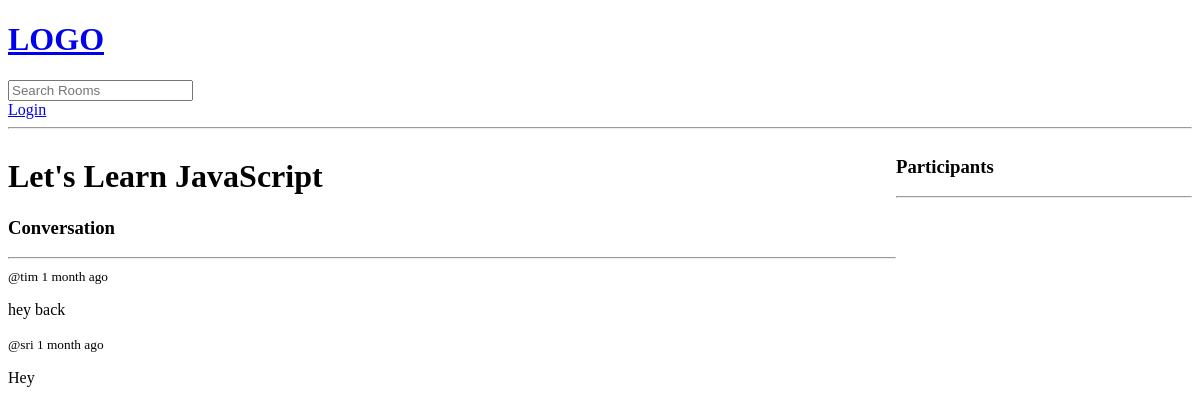
The page /room/2/ on the database as committed earlier.
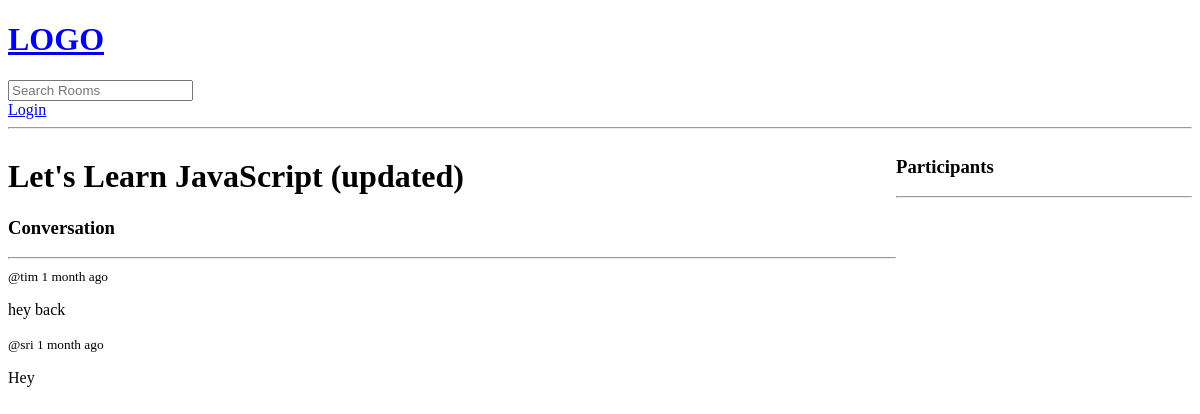
The same page on the database as committed later.
### base/models.py (models this page shows, shortened)
class Room(models.Model):
    host = models.ForeignKey(User, on_delete=models.SET_NULL, null=True)
    topic = models.ForeignKey(Topic, on_delete=models.SET_NULL, null=True)
    name = models.CharField(max_length=200)
    description = models.TextField(null=True, blank=True)
    participants = models.ManyToManyField(User, related_name='participants', blank=True)
    updated = models.DateTimeField(auto_now=True)
    created = models.DateTimeField(auto_now_add=True)
    class Meta:
        ordering = ['-updated', '-created']

### base/views.py (the view, shortened to what this page needs)
# urls.py: path('room/<str:pk>/', views.room, name="room"),
def room(request, pk):
    room = Room.objects.get(id=pk)
    room_messages = room.message_set.all().order_by('-created')
    participants = room.participants.all()
    context = {'room':room, 'room_messages' : room_messages, 'participants' : participants}
    return render(request, 'base/room.html', context)

### base/templates/base/room.html (shortened to what this page needs)
{% extends 'main.html' %}
{% block content %}
<div class="room-container">
    <div>
        <h1>{{room.name}}</h1>
        <div class="comment-wrapper">
            <h3>Conversation</h3>
            <hr>
            {% for message in room_messages %}
                <div>
                    <small>@{{message.user}}    {{message.created|timesince}} ago</small>
                    <p>{{message.body}}</p>
                </div>
            {% endfor %}
        </div>
    </div>
    <div>
        <h3>Participants</h3>
        <hr>
    </div>
</div>
{% endblock content %}

Rows that differ between the two databases and show on the page:
changed Room: name "Let's Learn JavaScript" → "Let's Learn JavaScript (updated)"
